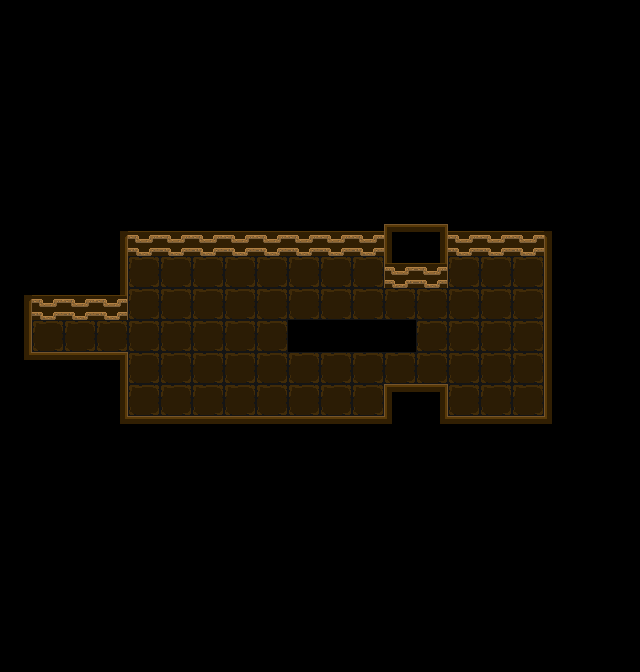

Tiled map render using the project's own tile images. Description and the whole map definition, tile-layer contents included, below:
An orthogonal 20x21 tile map with 32x32 px tiles, 1 tile layer (tiles) and 75 objects (54x Wall, 16x Block, 2x Door, Player, Exit).

<map version="1.2" tiledversion="1.2.3" orientation="orthogonal" renderorder="right-down" width="20" height="21" tilewidth="32" tileheight="32" infinite="0" nextlayerid="3" nextobjectid="195">
 <tileset firstgid="1" source="Tileset.tsx" />
 <layer id="1" name="tiles" width="20" height="21">
  <data encoding="csv">
7,7,7,7,7,7,7,7,7,7,7,7,7,7,7,7,7,7,7,7,
7,7,7,7,7,7,7,7,7,7,7,7,7,7,7,7,7,7,7,7,
7,7,7,7,7,7,7,7,7,7,7,7,7,7,7,7,7,7,7,7,
7,7,7,7,7,7,7,7,7,7,7,7,7,7,7,7,7,7,7,7,
7,7,7,7,7,7,7,7,7,7,7,7,7,7,7,7,7,7,7,7,
7,7,7,7,7,7,7,7,7,7,7,7,7,7,7,7,7,7,7,7,
7,7,7,7,7,7,7,7,7,7,7,7,7,7,7,7,7,7,7,7,
7,7,7,1,2,2,2,2,2,2,2,2,4,5,2,2,2,3,7,7,
7,7,7,6,21,21,21,21,21,21,21,21,17,19,21,21,21,8,7,7,
1,2,2,19,21,21,21,21,21,21,21,21,21,21,21,21,21,8,7,7,
6,21,21,21,21,21,21,21,21,7,7,7,7,21,21,21,21,8,7,7,
11,12,12,5,21,21,21,21,21,21,21,21,21,21,21,21,21,8,7,7,
7,7,7,6,21,21,21,21,21,21,21,21,4,5,21,21,21,8,7,7,
7,7,7,11,12,12,12,12,12,12,12,12,13,11,12,12,12,13,7,7,
7,7,7,7,7,7,7,7,7,7,7,7,7,7,7,7,7,7,7,7,
7,7,7,7,7,7,7,7,7,7,7,7,7,7,7,7,7,7,7,7,
7,7,7,7,7,7,7,7,7,7,7,7,7,7,7,7,7,7,7,7,
7,7,7,7,7,7,7,7,7,7,7,7,7,7,7,7,7,7,7,7,
7,7,7,7,7,7,7,7,7,7,7,7,7,7,7,7,7,7,7,7,
7,7,7,7,7,7,7,7,7,7,7,7,7,7,7,7,7,7,7,7,
7,7,7,7,7,7,7,7,7,7,7,7,7,7,7,7,7,7,7,7
</data>
 </layer>
 <objectgroup id="2" name="objects">
  <object id="22" name="Player" x="64" y="320" width="32" height="32" />
  <object id="34" name="Wall" x="0" y="320" width="32" height="32" />
  <object id="86" name="Entrance" type="Door" x="32" y="320" width="32" height="32" />
  <object id="87" name="Exit" type="Door" x="512" y="320" width="32" height="32" />
  <object id="102" name="Wall" x="32" y="352" width="32" height="32" />
  <object id="103" name="Wall" x="64" y="352" width="32" height="32" />
  <object id="104" name="Wall" x="96" y="352" width="32" height="32" />
  <object id="105" name="Wall" x="96" y="384" width="32" height="32" />
  <object id="108" name="Wall" x="96" y="416" width="32" height="32" />
  <object id="109" name="Wall" x="160" y="416" width="32" height="32" />
  <object id="110" name="Wall" x="128" y="416" width="32" height="32" />
  <object id="111" name="Wall" x="192" y="416" width="32" height="32" />
  <object id="112" name="Wall" x="224" y="416" width="32" height="32" />
  <object id="113" name="Wall" x="256" y="416" width="32" height="32" />
  <object id="114" name="Wall" x="288" y="416" width="32" height="32" />
  <object id="115" name="Wall" x="320" y="416" width="32" height="32" />
  <object id="116" name="Wall" x="352" y="416" width="32" height="32" />
  <object id="117" name="Wall" x="384" y="384" width="32" height="32" />
  <object id="118" name="Wall" x="416" y="384" width="32" height="32" />
  <object id="119" name="Wall" x="448" y="416" width="32" height="32" />
  <object id="120" name="Wall" x="480" y="416" width="32" height="32" />
  <object id="121" name="Wall" x="512" y="416" width="32" height="32" />
  <object id="122" name="Wall" x="544" y="416" width="32" height="32" />
  <object id="123" name="Wall" x="96" y="224" width="32" height="32" />
  <object id="124" name="Wall" x="160" y="224" width="32" height="32" />
  <object id="125" name="Wall" x="128" y="224" width="32" height="32" />
  <object id="126" name="Wall" x="192" y="224" width="32" height="32" />
  <object id="127" name="Wall" x="224" y="224" width="32" height="32" />
  <object id="128" name="Wall" x="256" y="224" width="32" height="32" />
  <object id="129" name="Wall" x="288" y="224" width="32" height="32" />
  <object id="130" name="Wall" x="320" y="224" width="32" height="32" />
  <object id="131" name="Wall" x="352" y="224" width="32" height="32" />
  <object id="132" name="Wall" x="384" y="224" width="32" height="32" />
  <object id="133" name="Wall" x="416" y="224" width="32" height="32" />
  <object id="134" name="Wall" x="448" y="224" width="32" height="32" />
  <object id="135" name="Wall" x="480" y="224" width="32" height="32" />
  <object id="136" name="Wall" x="512" y="224" width="32" height="32" />
  <object id="137" name="Wall" x="544" y="224" width="32" height="32" />
  <object id="140" name="Wall" x="544" y="256" width="32" height="32" />
  <object id="141" name="Wall" x="544" y="288" width="32" height="32" />
  <object id="142" name="Wall" x="544" y="320" width="32" height="32" />
  <object id="143" name="Wall" x="544" y="352" width="32" height="32" />
  <object id="144" name="Wall" x="544" y="384" width="32" height="32" />
  <object id="147" name="Wall" x="96" y="288" width="32" height="32" />
  <object id="148" name="Wall" x="64" y="288" width="32" height="32" />
  <object id="149" name="Wall" x="32" y="288" width="32" height="32" />
  <object id="150" name="Wall" x="0" y="288" width="32" height="32" />
  <object id="151" name="Wall" x="0" y="352" width="32" height="32" />
  <object id="152" name="Wall" x="96" y="256" width="32" height="32" />
  <object id="169" name="Block" x="128" y="320" width="32" height="32" />
  <object id="170" name="Block" x="128" y="288" width="32" height="32" />
  <object id="171" name="Block" x="128" y="352" width="32" height="32" />
  <object id="172" name="Block" x="192" y="320" width="32" height="32" />
  <object id="173" name="Block" x="192" y="288" width="32" height="32" />
  <object id="174" name="Block" x="160" y="256" width="32" height="32" />
  <object id="175" name="Block" x="192" y="352" width="32" height="32" />
  <object id="176" name="Block" x="160" y="384" width="32" height="32" />
  <object id="177" name="Block" x="224" y="352" width="32" height="32" />
  <object id="178" name="Block" x="224" y="288" width="32" height="32" />
  <object id="179" name="Block" x="224" y="256" width="32" height="32" />
  <object id="180" name="Block" x="224" y="384" width="32" height="32" />
  <object id="181" name="Block" x="416" y="288" width="32" height="32" />
  <object id="182" name="Block" x="416" y="320" width="32" height="32" />
  <object id="183" name="Block" x="416" y="352" width="32" height="32" />
  <object id="184" name="Block" x="448" y="320" width="32" height="32" />
  <object id="185" name="Wall" x="384" y="416" width="32" height="32" />
  <object id="186" name="Wall" x="416" y="416" width="32" height="32" />
  <object id="187" name="Wall" x="384" y="256" width="32" height="32" />
  <object id="188" name="Wall" x="416" y="256" width="32" height="32" />
  <object id="189" name="Switch" type="Exit" x="448" y="256" width="32" height="32" />
  <object id="190" x="832" y="576" />
  <object id="191" name="Wall" x="288" y="320" width="32" height="32" />
  <object id="192" name="Wall" x="320" y="320" width="32" height="32" />
  <object id="193" name="Wall" x="352" y="320" width="32" height="32" />
  <object id="194" name="Wall" x="384" y="320" width="32" height="32" />
 </objectgroup>
</map>
